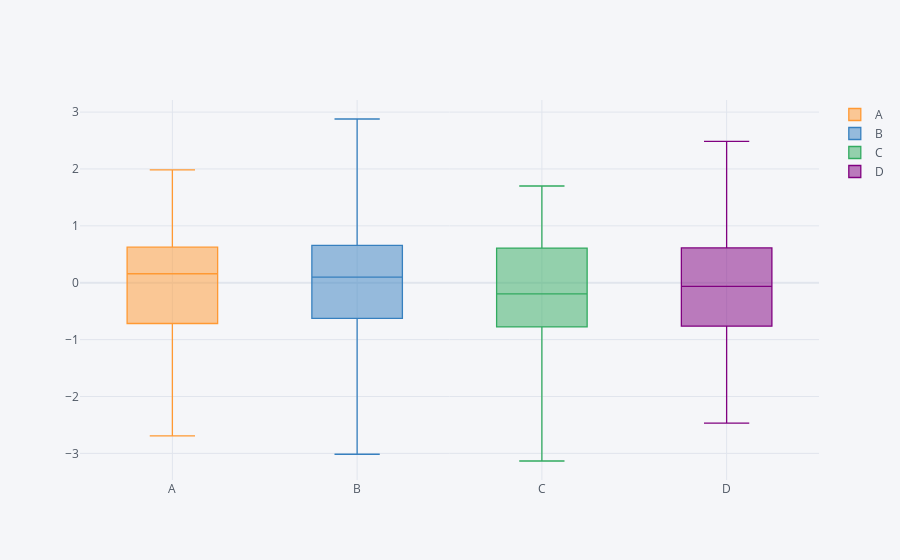

The cell this chart's notebook holds for it:
### Markdown cell above
# Box

### Code cell
df.iplot(kind='box')
